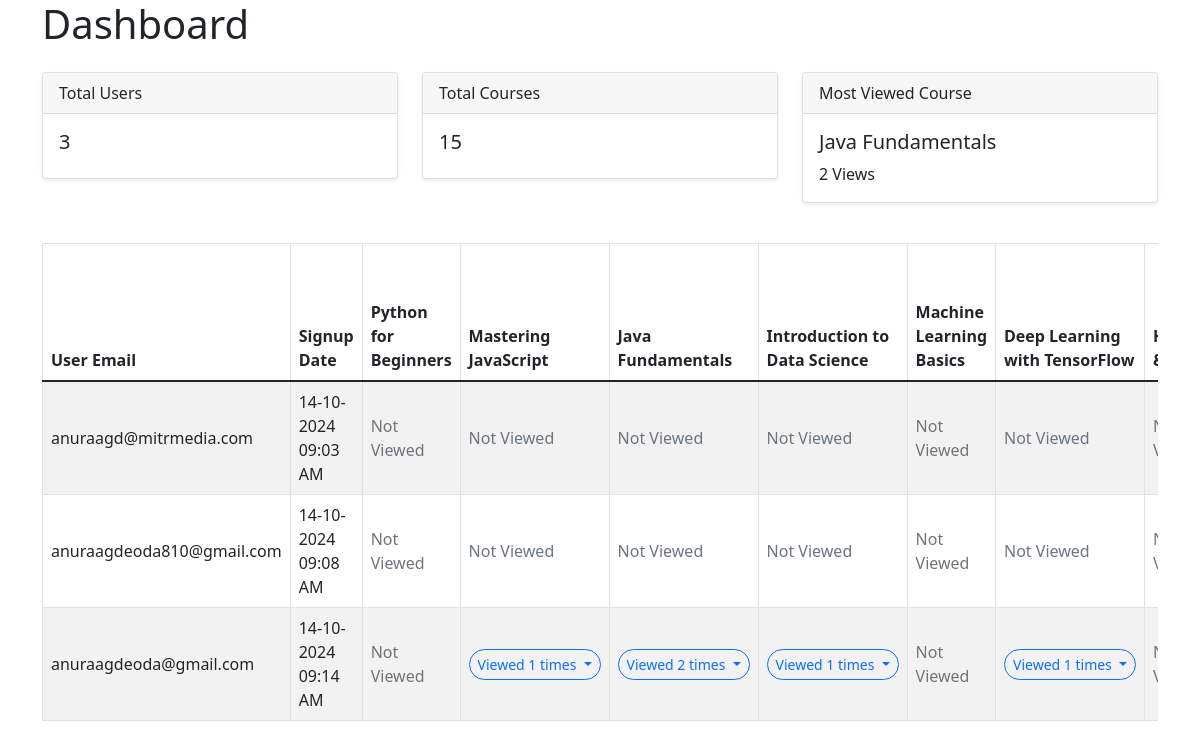
/dashboard, run on the app's committed database.
### models.py (models this page shows)
class Course(db.Model):
    __tablename__ = 'course'
    id = db.Column(db.Integer, primary_key=True)
    title = db.Column(db.String(100), nullable=False)
    style = db.Column(db.String(50), nullable=False)  # Ensure this line exists
    thumbnail_url = db.Column(db.String(200), nullable=False)
    course_url = db.Column(db.String(200), nullable=False)
    actions = db.relationship('UserAction', backref='course', lazy=True)

class User(db.Model):
    __tablename__ = 'user'  # Explicitly name the table to avoid conflicts
    id = db.Column(db.Integer, primary_key=True)
    email = db.Column(db.String(120), unique=True, nullable=False)
    created_at = db.Column(db.DateTime, default=datetime.utcnow)
    actions = db.relationship('UserAction', backref='user', lazy=True)

### app.py (the view)
@app.route('/dashboard')
def dashboard():
    users = User.query.all()
    courses = Course.query.all()
    user_course_views = {}
    ist = timezone('Asia/Kolkata')
    total_users = User.query.count()
    total_courses = Course.query.count()
    course_view_counts = db.session.query(
        UserAction.course_id, func.count(UserAction.course_id)
    ).filter(
        UserAction.action == 'viewed_course'
    ).group_by(
        UserAction.course_id
    ).order_by(func.count(UserAction.course_id).desc()).first()
    if course_view_counts:
        course_id, views = course_view_counts
        course = Course.query.get(course_id)
        most_viewed_course = {
            'title': course.title,
            'views': views
        }
    else:
        most_viewed_course = None
    for user in users:
        course_views = {}
        for course in courses:
            actions = UserAction.query.filter_by(
                user_id=user.id, course_id=course.id, action='viewed_course'
            ).order_by(UserAction.timestamp.desc()).all()
            timestamps = []
            for action in actions:
                if action.timestamp.tzinfo is None:
                    utc_timestamp = pytz.utc.localize(action.timestamp)
                else:
                    utc_timestamp = action.timestamp
                ist_timestamp = utc_timestamp.astimezone(ist)
                timestamps.append(ist_timestamp)
            course_views[course.id] = timestamps if timestamps else None
        if user.created_at.tzinfo is None:
            utc_created_at = pytz.utc.localize(user.created_at)
        else:
            utc_created_at = user.created_at
        ist_created_at = utc_created_at.astimezone(ist)
        user_course_views[user.id] = {
            'signup_date': ist_created_at,
            'course_views': course_views
        }
    return render_template(
        'dashboard.html',
        users=users,
        courses=courses,
        user_course_views=user_course_views,
        total_users=total_users,
        total_courses=total_courses,
        most_viewed_course=most_viewed_course
    )

### templates/dashboard.html (shortened to what this page needs)
<!DOCTYPE html>
<html lang="en">
<head>
    <link rel="stylesheet" href="https://cdn.jsdelivr.net/npm/bootstrap@5.1.3/dist/css/bootstrap.min.css">
</head>
<body>
    <div class="container">
        <h1 class="mb-4">Dashboard</h1>
        <div class="row mb-4">
            <div class="col-md-4">
                <div class="card mb-3 shadow-sm rounded">
                    <div class="card-header">Total Users</div>
                    <div class="card-body">
                        <h5 class="card-title">{{ total_users }}</h5>
                    </div>
                </div>
            </div>
            <div class="col-md-4">
                <div class="card mb-3 shadow-sm rounded">
                    <div class="card-header">Total Courses</div>
                    <div class="card-body">
                        <h5 class="card-title">{{ total_courses }}</h5>
                    </div>
                </div>
            </div>
            <div class="col-md-4">
                <div class="card mb-3 shadow-sm rounded">
                    <div class="card-header">Most Viewed Course</div>
                    <div class="card-body">
                        {% if most_viewed_course %}
                        <h5 class="card-title">{{ most_viewed_course.title }}</h5>
                        <p class="card-text">{{ most_viewed_course.views }} Views</p>
                        {% else %}
                        <h5 class="card-title">No Data Available</h5>
                        {% endif %}
                    </div>
                </div>
            </div>
        </div>
        <div class="table-responsive">
            <table class="table table-bordered table-striped align-middle" id="userCourseTable">
                <thead>
                    <tr>
                        <th>User Email</th>
                        <th>Signup Date</th>
                        {% for course in courses %}
                        <th>{{ course.title }}</th>
                        {% endfor %}
                    </tr>
                </thead>
                <tbody>
                    {% for user in users %}
                    <tr>
                        <td>{{ user.email }}</td>
                        <td>{{ user_course_views[user.id]['signup_date'].strftime('%d-%m-%Y %I:%M %p') }}</td>
                        {% for course in courses %}
                        {% set timestamps = user_course_views[user.id]['course_views'][course.id] %}
                        <td>
                            {% if timestamps %}
                                <div class="dropdown">
                                    <button class="btn btn-sm btn-outline-primary dropdown-toggle rounded-pill" type="button" id="dropdownMenuButton{{ user.id }}{{ course.id }}" data-bs-toggle="dropdown" aria-expanded="false">
                                        Viewed {{ timestamps|length }} times
                                    </button>
                                </div>
                            {% else %}
                                <span class="text-muted">Not Viewed</span>
                            {% endif %}
                        </td>
                        {% endfor %}
                    </tr>
                    {% endfor %}
                </tbody>
            </table>
        </div>
    </div>
</body>
</html>

### data on the page
Course: title "Java Fundamentals", shows "Not Viewed", timestamps "2"
Course: title "Python for Beginners", shows "Not Viewed"
Course: title "Mastering JavaScript", shows "Not Viewed", timestamps "1"
Course: title "Introduction to Data Science", shows "Not Viewed", timestamps "1"
Course: title "Machine Learning Basics", shows "Not Viewed"
Course: title "Deep Learning with TensorFlow", shows "Not Viewed", timestamps "1"
User: email "anuraagd@mitrmedia.com", user_course_views "14-10-2024 09:03 AM"
User: email "anuraagdeoda810@gmail.com", user_course_views "14-10-2024 09:08 AM"
User: email "anuraagdeoda@gmail.com", user_course_views "14-10-2024 09:14 AM"

### other printed values
{{ total_users }} "3"
{{ total_courses }} "15"
{{ most_viewed_course.views }} "2"
